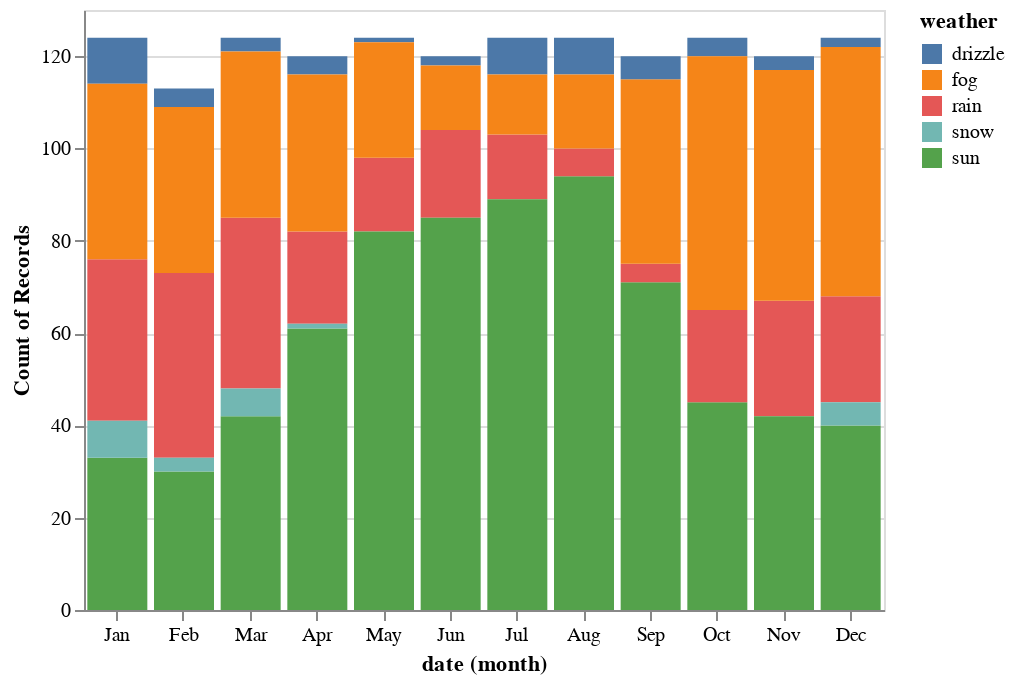

Notebook cell for this chart:
### Code cell
# Charting three fields at once - Months by days of particular weather types
alt.Chart(df).mark_bar().encode(
    x='month(date):N',
    y='count()',
    color='weather',
)

### Figure 1 — Vega-Lite specification as saved in the notebook (floating-point values rounded to 4 significant figures; data arrays with more than 128 entries replaced by an {"elided": "..."} marker saying what was removed)
{"$schema": "https://vega.github.io/schema/vega-lite/v3.4.0.json", "config": {"background": "white", "mark": {"tooltip": null}, "view": {"height": 300, "width": 400}}, "data": {"name": "data-e0082f48dd2b52cfa8769983f453b4c7"}, "datasets": {"data-e0082f48dd2b52cfa8769983f453b4c7": {"elided": "1461 records"}}, "encoding": {"color": {"field": "weather", "type": "nominal"}, "x": {"field": "date", "timeUnit": "month", "type": "nominal"}, "y": {"aggregate": "count", "type": "quantitative"}}, "mark": "bar"}
